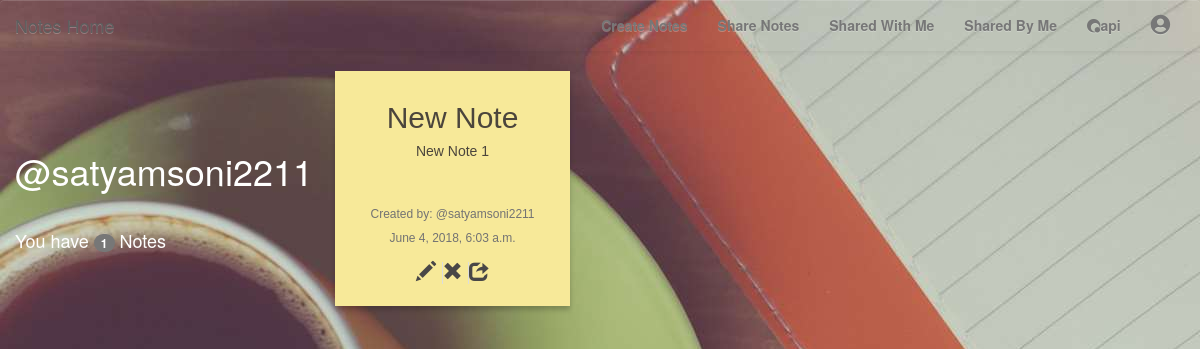
/notes/view/ (signed in), run on an earlier commit of the app's database.
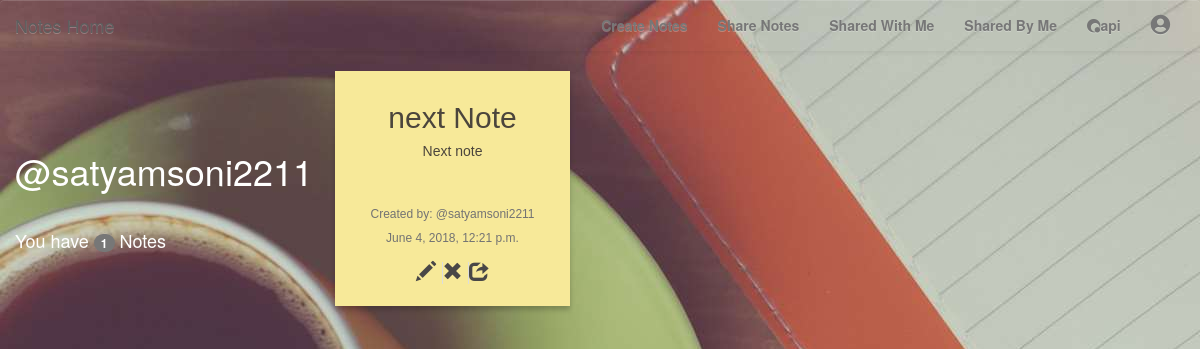
And on a later commit of the database.
### notes/models.py (models this page shows, shortened)
class Notes(models.Model):
    title = models.CharField(max_length=30)
    created = models.DateTimeField(auto_now=True)
    text = models.CharField(max_length=2000)
    user = models.ForeignKey(User,related_name='notes', on_delete=models.CASCADE)
    class Meta:
        ordering = ['-created']

### notes/views.py (the view)
class ViewNotes(LoginRequiredMixin,generic.ListView):
    model = Notes

### notes/templates/notes/notes_list.html
{% extends "base.html" %}
{% block content %}
	<div class="row">
		<div class="col-md-3" style="height:100%">
			<br><br><br>
			<h1 id='wh'>@{{user.username}}</h1><br>
			<h4 id="wh">You have <span class="badge">{{user.notes.all.count}}</span> Notes</h4>
		</div>
		<div class="col-md-9">
			{% for note in object_list %}
				{% if note.user.username == user.username  %}
					<div class="note-wrap note-white col-md-3">
						<h2>{{note.title}}</h2>
						<h5>{{note.text|safe}}</h5>
						<br>
						<h5 class="help-block" id='usertag'>Created by: @{{note.user.username}}</h5>
						<h5 class="help-block" id="usertag">{{note.created}}</h5>
						<a href="{% url 'notes:update' pk=note.pk %}">
							<span class="glyphicon glyphicon-pencil" title="Update Note"></span>
						</a>
						<a href="{% url 'notes:delete' pk=note.pk %}" class="anchor">
							<span class="glyphicon glyphicon-remove" title="Delete Note"></span>
						</a>
						<a href="{% url 'notes:sharesingle' pk=note.pk %}" class="anchor">
							<span class="glyphicon glyphicon-share" title="Share Note"></span>
						</a>
					</div>
				{% endif %}
			{% endfor %}
		</div>
	</div>
{% endblock %}

What changed in the data, as far as the page shows it:
removed Notes: title "New Note", text "New Note 1", user.username "satyamsoni2211", created "June 4, 2018, 6:03 a.m."
added Notes: title "next Note", text "Next note", user.username "satyamsoni2211", created "June 4, 2018, 12:21 p.m."
